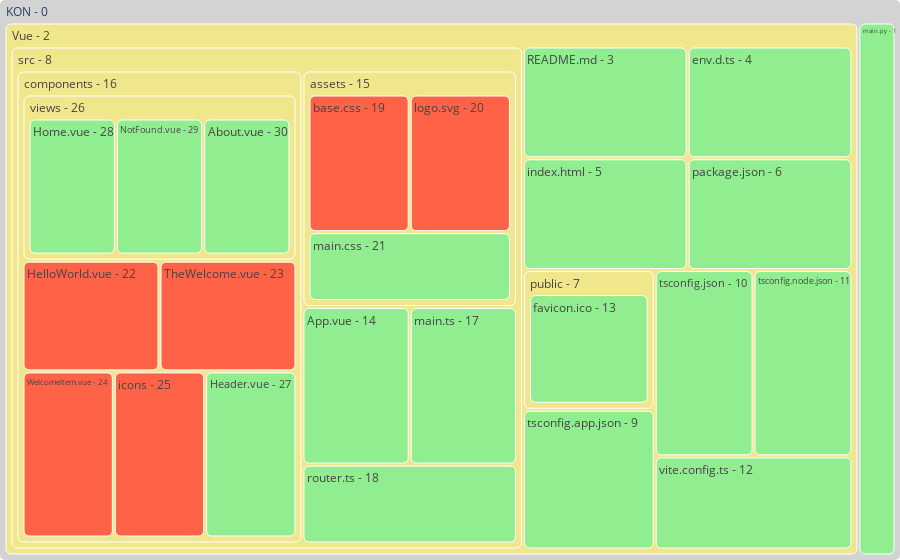

The cell this chart's notebook holds for it:
### Code cell
nodes, parents, info = getFileChangeTreeWithLabel(file_change_tree)
colors = []
for i in info:
    if i == '':
        colors.append('khaki')
    elif i == 'delete':
        colors.append('tomato')
    else:
        colors.append('lightgreen')
print(info)
print(colors)
fig = go.Figure(go.Treemap(
    labels = nodes,
    parents = parents,
    hovertemplate="""<b>%{label}</b><br>
    Parent: %{parent}<br>
    Change: %{customdata}
    <extra></extra>""",
    customdata=info,
    marker_colors = colors,
    root_color="lightgrey"
))
fig.update_layout(
    # treemapcolorway = ["pink", "lightgray"],
    margin = dict(t=0, l=0, r=0, b=0)
)
fig.update_traces(marker=dict(cornerradius=5))
fig.show()

### Figure 1 — Plotly figure (JSON) as saved in the notebook; plotly's stock layout.template omitted (floating-point values rounded to 4 significant figures)
{"data": [{"customdata": ["create", "", "create", "create", "create", "create", "", "", "create", "create", "create", "create", "create", "create", "", "", "create", "create", "delete", "delete", "create", "delete", "delete", "delete", "delete", "", "create", "create", "create", "create"], "hovertemplate": "<b>%{label}</b><br>\n    Parent: %{parent}<br>\n    Change: %{customdata}\n    <extra></extra>", "labels": ["main.py - 1", "Vue - 2", "README.md - 3", "env.d.ts - 4", "index.html - 5", "package.json - 6", "public - 7", "src - 8", "tsconfig.app.json - 9", "tsconfig.json - 10", "tsconfig.node.json - 11", "vite.config.ts - 12", "favicon.ico - 13", "App.vue - 14", "assets - 15", "components - 16", "main.ts - 17", "router.ts - 18", "base.css - 19", "logo.svg - 20", "main.css - 21", "HelloWorld.vue - 22", "TheWelcome.vue - 23", "WelcomeItem.vue - 24", "icons - 25", "views - 26", "Header.vue - 27", "Home.vue - 28", "NotFound.vue - 29", "About.vue - 30"], "marker": {"colors": ["lightgreen", "khaki", "lightgreen", "lightgreen", "lightgreen", "lightgreen", "khaki", "khaki", "lightgreen", "lightgreen", "lightgreen", "lightgreen", "lightgreen", "lightgreen", "khaki", "khaki", "lightgreen", "lightgreen", "tomato", "tomato", "lightgreen", "tomato", "tomato", "tomato", "tomato", "khaki", "lightgreen", "lightgreen", "lightgreen", "lightgreen"], "cornerradius": 5}, "parents": ["KON - 0", "KON - 0", "Vue - 2", "Vue - 2", "Vue - 2", "Vue - 2", "Vue - 2", "Vue - 2", "Vue - 2", "Vue - 2", "Vue - 2", "Vue - 2", "public - 7", "src - 8", "src - 8", "src - 8", "src - 8", "src - 8", "assets - 15", "assets - 15", "assets - 15", "components - 16", "components - 16", "components - 16", "components - 16", "components - 16", "components - 16", "views - 26", "views - 26", "views - 26"], "root": {"color": "lightgrey"}, "type": "treemap"}], "layout": {"margin": {"b": 0, "l": 0, "r": 0, "t": 0}}}
